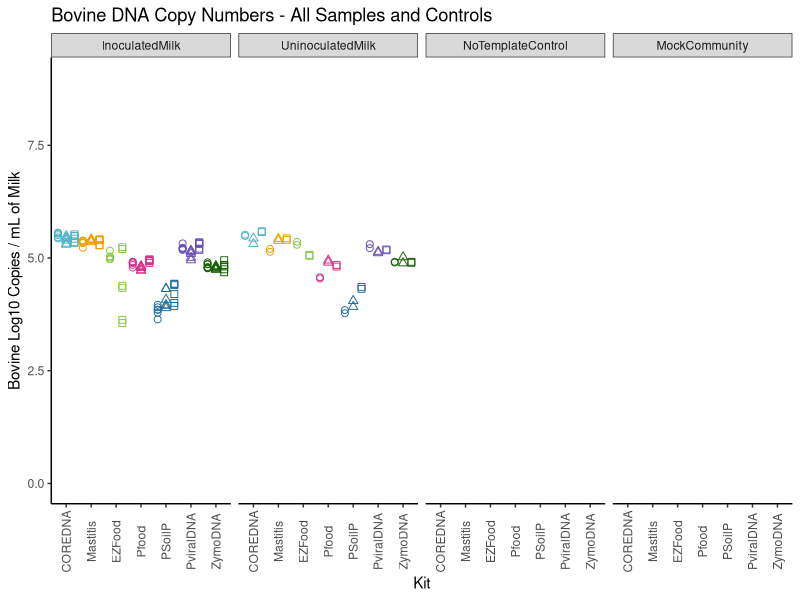
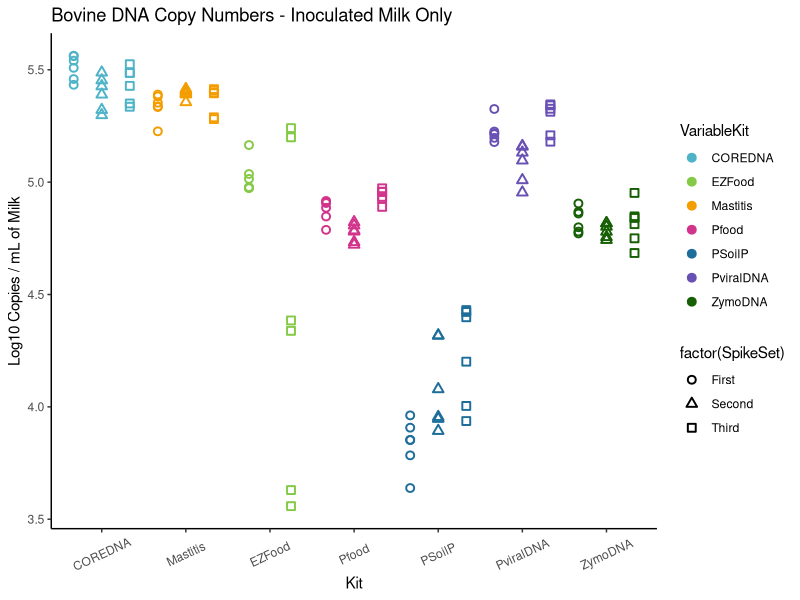
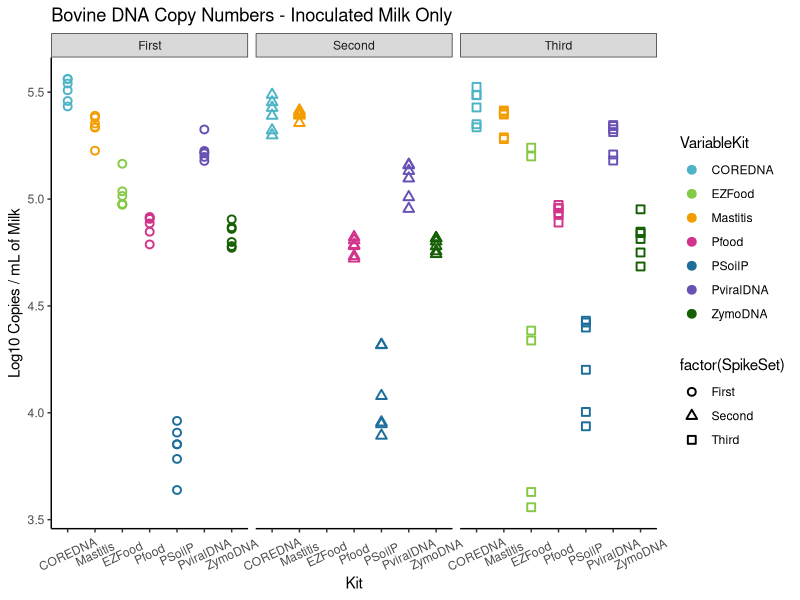
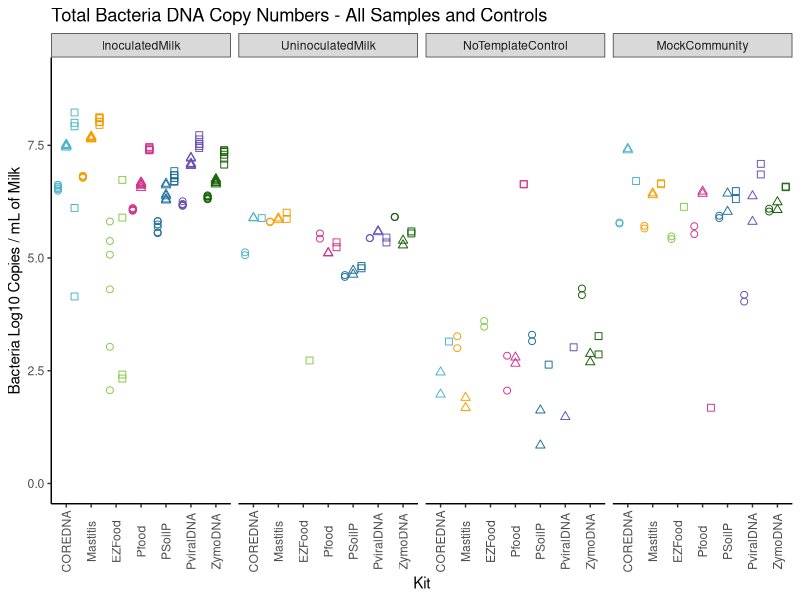
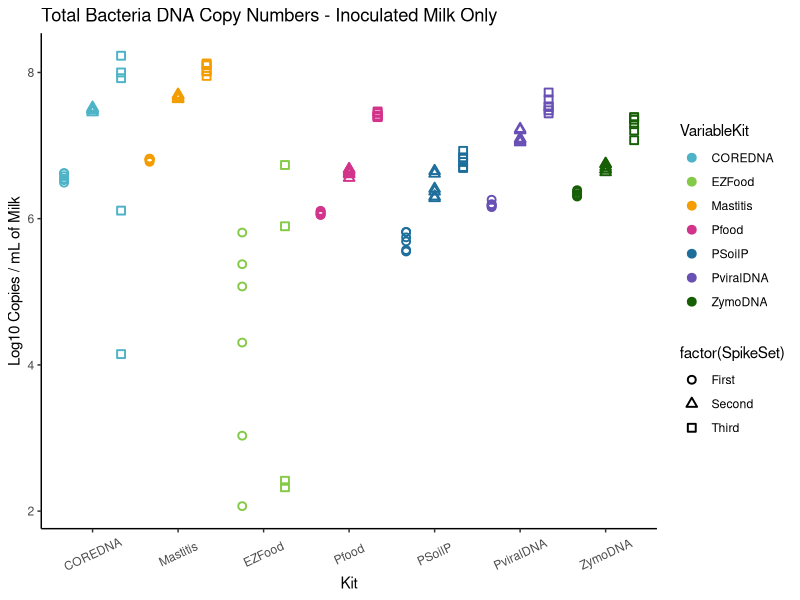
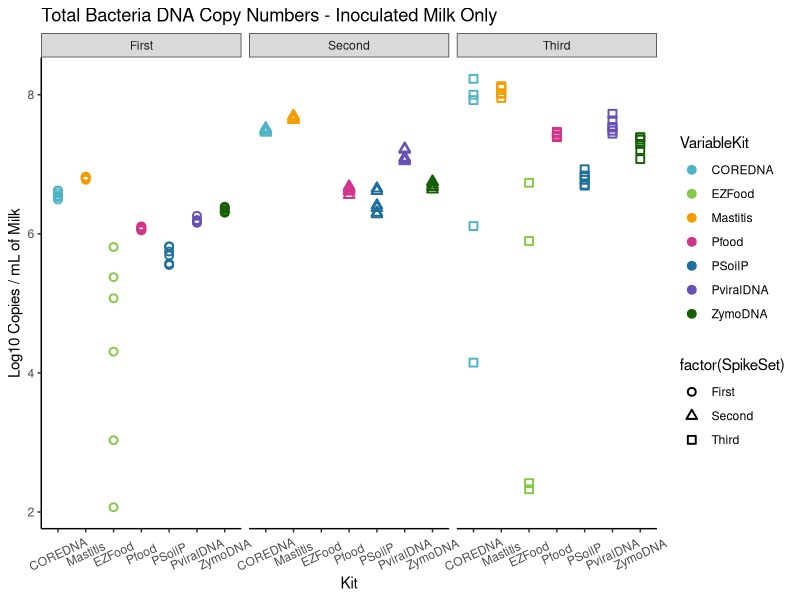
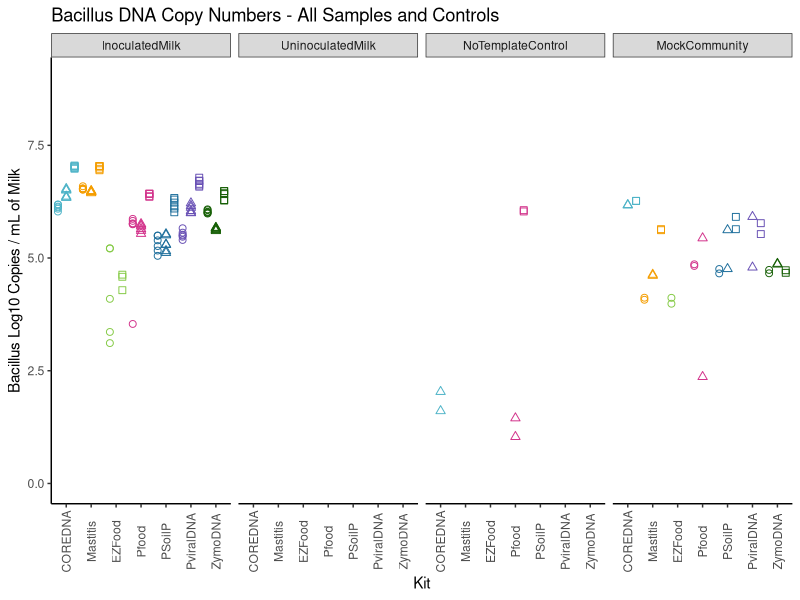
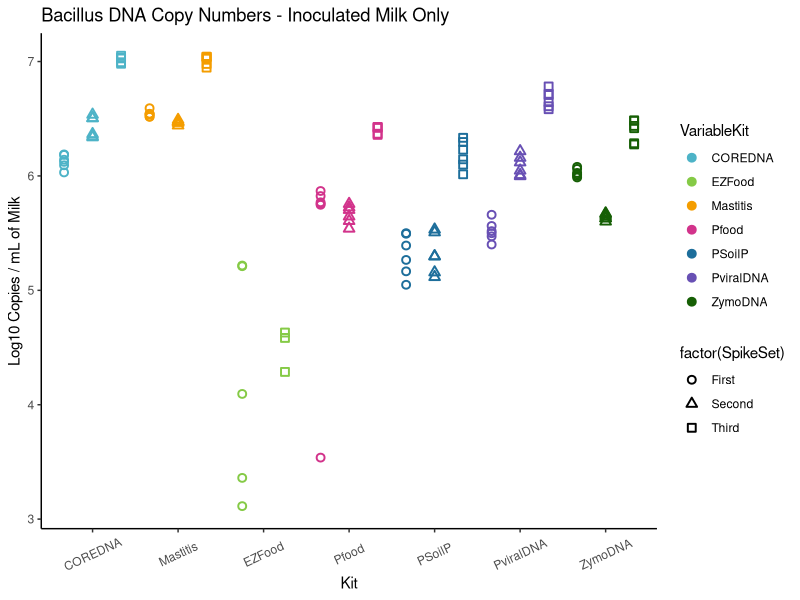

The R source for these figures, in order:
## ---- chunk 1
#Data File: CleanDNAprepData1.18.19
library(ggplot2)
library(dplyr)
library(emmeans)
library(multcompView)

#Read Data
AllData <- read.table("Inputs/CleanDNAprepData1.18.19.txt", sep="\t",  fill = TRUE, header=TRUE)
SampleData <- AllData %>% filter(VariableSampleType!="Standard", VariableSampleType!="NP40InoculatedMilk")
#dim (SampleData)
## ---- chunk 2

#Filter Subset from Sample Data
Bovine <- SampleData %>% filter(Assay=="Bovine DNA")
#dim(Bovine)

#Summary Statistics

Bovine.summary <- Bovine %>%
  group_by(VariableKit,VariableSampleType) %>%
  summarize(mean_LogCopiespermLofMilk=mean(LogCopiespermLofMilk,na.rm=T),
            st_dev=sd(LogCopiespermLofMilk,na.rm=T),
            n_total=n())%>%
  data.frame()

# Bovine: Milk Data and Controls
Bovine.Inn.Ctrl <- Bovine %>% filter(VariableSampleType!="NP40InoculatedMilk")
#dim(Bovine.Inn.Ctrl)

Bovine.InnOnly <- Bovine %>% filter(VariableSampleType=="InoculatedMilk", LogCopiespermLofMilk>0.001)
Bovine.InnOnly %>%
  group_by(VariableSpikeSet, VariableKit) %>%
  summarize(mean_LogCopies=mean(LogCopiespermLofMilk,na.rm=T),
            st_dev=sd(LogCopiespermLofMilk,na.rm=T),
            n_total=n())%>%
  data.frame()

#dim(Bovine.InnOnly)

Colors <- c("COREDNA" = "#4DB3C7", "EZFood"= "#85CA46", "Mastitis"= "#F49D00","Pfood"= "#D2338B", "PSoilP"="#1D6E9B", "PviralDNA"= "#6850B4", "ZymoDNA"="#165F05")


Bovine.Inn.Ctrl$VariableSampleType <- factor(Bovine.Inn.Ctrl$VariableSampleType, levels=c('InoculatedMilk', 'UninoculatedMilk', 'NoTemplateControl', 'MockCommunity'))

ggplot(data=Bovine.Inn.Ctrl, aes(VariableKit,LogCopiespermLofMilk, color= VariableKit, shape=SpikeSet), show.legend = F)+
  scale_shape_discrete(solid=F) +
  ylab ("Bovine Log10 Copies / mL of Milk")+  
  xlab ("Kit")+
  geom_point(aes(colour = VariableKit), size = 2, stroke = .5, position=position_jitterdodge(jitter.width=0, dodge.width = 1), show.legend = F) +
  facet_wrap(vars(VariableSampleType),nrow = 1)+
  ggtitle("Bovine DNA Copy Numbers - All Samples and Controls")+
  theme_bw()+
  ylim(0, 9)+
  scale_color_manual(values=Colors)+
  theme(panel.grid.major = element_blank())+
  theme(panel.grid.minor = element_blank())+
  theme(panel.background = element_blank())+
  theme(panel.border = element_blank())+
  theme(axis.line = element_line())+
  theme(axis.text.x=element_text(angle=90,vjust=0.5))+
  scale_x_discrete(limits=c("COREDNA", "Mastitis", "EZFood",  "Pfood", "PSoilP", "PviralDNA", "ZymoDNA"))

ggplot(Bovine.InnOnly, aes(VariableKit,LogCopiespermLofMilk,shape = factor(SpikeSet))) +
  scale_shape_discrete(solid=F) +
  geom_point(aes(colour = VariableKit), size = 2, stroke = 1, position=position_jitterdodge(jitter.width=0, dodge.width = 1)) +
  ylab ("Log10 Copies / mL of Milk")+
  xlab ("Kit")+
  ggtitle("Bovine DNA Copy Numbers - Inoculated Milk Only")+
  theme_bw()+
  scale_color_manual(values=Colors)+
  theme(panel.grid.major = element_blank())+
  theme(panel.grid.minor = element_blank())+
  theme(panel.background = element_blank())+
  theme(panel.border = element_blank())+
  theme(axis.line = element_line())+
  theme(axis.text.x=element_text(angle=25,vjust=0.5))+
  scale_x_discrete(limits=c("COREDNA", "Mastitis", "EZFood",  "Pfood", "PSoilP", "PviralDNA", "ZymoDNA"))

ggplot(Bovine.InnOnly, aes(VariableKit,LogCopiespermLofMilk,shape = factor(SpikeSet))) +
  scale_shape_discrete(solid=F) +
  geom_point(aes(colour = VariableKit), size = 2, stroke = 1, position=position_jitterdodge(jitter.width=0, dodge.width = 1)) +
  facet_wrap(~SpikeSet)+
  ylab ("Log10 Copies / mL of Milk")+
  xlab ("Kit")+
  ggtitle("Bovine DNA Copy Numbers - Inoculated Milk Only")+
  theme_bw()+
  scale_color_manual(values=Colors)+
  theme(panel.grid.major = element_blank())+
  theme(panel.grid.minor = element_blank())+
  theme(panel.background = element_blank())+
  theme(panel.border = element_blank())+
  theme(axis.line = element_line())+
  theme(axis.text.x=element_text(angle=25,vjust=0.5))+
  scale_x_discrete(limits=c("COREDNA", "Mastitis", "EZFood",  "Pfood", "PSoilP", "PviralDNA", "ZymoDNA"))
## ---- chunk 3
#Data File: CleanDNAprepData1.18.19
library(ggplot2)
library(dplyr)
library(emmeans)
library(multcompView)

#Filter Subset from Sample Data
TotalBacterialDNA <- SampleData %>% filter(Assay=="Total Bacterial DNA")
#dim(TotalBacterialDNA)

#Summary Statistics

TotalBacterialDNA.summary <- TotalBacterialDNA %>%
  group_by(VariableKit,VariableSampleType) %>%
  summarize(mean_LogCopiespermLofMilk=mean(LogCopiespermLofMilk,na.rm=T),
            st_dev=sd(LogCopiespermLofMilk,na.rm=T),
            n_total=n())%>%
  data.frame()

# Inoculated Milk Data
TotalBacterialDNA.InnOnly <- TotalBacterialDNA %>% filter(VariableSampleType=="InoculatedMilk", LogCopiespermLofMilk>0.001)
TotalBacterialDNA.InnOnly %>%
  group_by(VariableSpikeSet, VariableKit) %>%
  summarize(mean_LogCopiespermLofMilk=mean(LogCopiespermLofMilk,na.rm=T),
            st_dev=sd(LogCopiespermLofMilk,na.rm=T),
            n_total=n())%>%
  data.frame()

# Total Bacteria: Milk Data and Controls
Bacteria.Inn.Ctrl <- TotalBacterialDNA %>% filter(VariableSampleType!="NP40InoculatedMilk")
#dim(Bacteria.Inn.Ctrl)

Colors <- c("COREDNA" = "#4DB3C7", "EZFood"= "#85CA46", "Mastitis"= "#F49D00","Pfood"= "#D2338B", "PSoilP"="#1D6E9B", "PviralDNA"= "#6850B4", "ZymoDNA"="#165F05")


Bacteria.Inn.Ctrl$VariableSampleType <- factor(Bacteria.Inn.Ctrl$VariableSampleType, levels=c('InoculatedMilk', 'UninoculatedMilk', 'NoTemplateControl', 'MockCommunity'))

ggplot(data=Bacteria.Inn.Ctrl, aes(VariableKit,LogCopiespermLofMilk, color= VariableKit, shape=SpikeSet))+
  scale_shape_discrete(solid=F) +
  ylab ("Bacteria Log10 Copies / mL of Milk")+  
  xlab ("Kit")+
  geom_point(aes(colour = VariableKit), size = 2, stroke = .5, position=position_jitterdodge(jitter.width=0, dodge.width = 1), show.legend = F) +
  facet_wrap(vars(VariableSampleType),nrow = 1)+
  ggtitle("Total Bacteria DNA Copy Numbers - All Samples and Controls")+
  theme_bw()+
  ylim(0, 9)+
  scale_color_manual(values=Colors)+
  theme(panel.grid.major = element_blank())+
  theme(panel.grid.minor = element_blank())+
  theme(panel.background = element_blank())+
  theme(panel.border = element_blank())+
  theme(axis.line = element_line())+
  theme(axis.text.x=element_text(angle=90,vjust=0.5))+
  scale_x_discrete(limits=c("COREDNA", "Mastitis", "EZFood",  "Pfood", "PSoilP", "PviralDNA", "ZymoDNA"))

ggplot(TotalBacterialDNA.InnOnly, aes(VariableKit,LogCopiespermLofMilk,shape = factor(SpikeSet))) +
  scale_shape_discrete(solid=F) +
  geom_point(aes(colour = VariableKit), size = 2, stroke = 1, position=position_jitterdodge(jitter.width=0, dodge.width = 1)) +
  ylab ("Log10 Copies / mL of Milk")+
  xlab ("Kit")+
  ggtitle("Total Bacteria DNA Copy Numbers - Inoculated Milk Only")+
  theme_bw()+
  scale_color_manual(values=Colors)+
  theme(panel.grid.major = element_blank())+
  theme(panel.grid.minor = element_blank())+
  theme(panel.background = element_blank())+
  theme(panel.border = element_blank())+
  theme(axis.line = element_line())+
  theme(axis.text.x=element_text(angle=25,vjust=0.5))+
  scale_x_discrete(limits=c("COREDNA", "Mastitis", "EZFood",  "Pfood", "PSoilP", "PviralDNA", "ZymoDNA"))

ggplot(TotalBacterialDNA.InnOnly, aes(VariableKit,LogCopiespermLofMilk,shape = factor(SpikeSet))) +
  scale_shape_discrete(solid=F) +
  geom_point(aes(colour = VariableKit), size = 2, stroke = 1, position=position_jitterdodge(jitter.width=0, dodge.width = 1)) +
  facet_wrap(~SpikeSet)+
  ylab ("Log10 Copies / mL of Milk")+
  xlab ("Kit")+
  ggtitle("Total Bacteria DNA Copy Numbers - Inoculated Milk Only")+
  theme_bw()+
  scale_color_manual(values=Colors)+
  theme(panel.grid.major = element_blank())+
  theme(panel.grid.minor = element_blank())+
  theme(panel.background = element_blank())+
  theme(panel.border = element_blank())+
  theme(axis.line = element_line())+
  theme(axis.text.x=element_text(angle=25,vjust=0.5))+
  scale_x_discrete(limits=c("COREDNA", "Mastitis", "EZFood",  "Pfood", "PSoilP", "PviralDNA", "ZymoDNA"))


## ---- chunk 4
#Data File: CleanDNAprepData1.18.19
library(ggplot2)
library(dplyr)
library(emmeans)
library(multcompView)

#Filter Subset from Sample Data
Bacillus <- SampleData %>% filter(Assay=="Bacillus wiedmannii")
#dim(Bacillus)

#Summary Statistics

Bacillus.summary <- Bacillus %>%
  group_by(VariableKit,VariableSampleType) %>%
  summarize(mean_LogCopiespermLofMilk=mean(LogCopiespermLofMilk,na.rm=T),
            st_dev=sd(LogCopiespermLofMilk,na.rm=T),
            n_total=n())%>%
  data.frame()

# Inoculated Milk Data
Bacillus.InnOnly <- Bacillus %>% filter(VariableSampleType=="InoculatedMilk", LogCopiespermLofMilk>0.001)
Bacillus.InnOnly %>%
  group_by(VariableSpikeSet, VariableKit) %>%
  summarize(mean_LogCopiespermLofMilk=mean(LogCopiespermLofMilk,na.rm=T),
            st_dev=sd(LogCopiespermLofMilk,na.rm=T),
            n_total=n())%>%
  data.frame()

# Bacillus: Milk Data and Controls
Bacillus.Inn.Ctrl <- Bacillus %>% filter(VariableSampleType!="NP40InoculatedMilk")
#dim(Bacillus.Inn.Ctrl)

Colors <- c("COREDNA" = "#4DB3C7", "EZFood"= "#85CA46", "Mastitis"= "#F49D00","Pfood"= "#D2338B", "PSoilP"="#1D6E9B", "PviralDNA"= "#6850B4", "ZymoDNA"="#165F05")


Bacillus.Inn.Ctrl$VariableSampleType <- factor(Bacillus.Inn.Ctrl$VariableSampleType, levels=c('InoculatedMilk', 'UninoculatedMilk', 'NoTemplateControl', 'MockCommunity'))

ggplot(data=Bacillus.Inn.Ctrl, aes(VariableKit,LogCopiespermLofMilk, color= VariableKit, shape=SpikeSet))+
  scale_shape_discrete(solid=F) +
  ylab ("Bacillus Log10 Copies / mL of Milk")+  
  xlab ("Kit")+
  geom_point(aes(colour = VariableKit), size = 2, stroke = .5, position=position_jitterdodge(jitter.width=0, dodge.width = 1), show.legend = F) +
  facet_wrap(vars(VariableSampleType),nrow = 1)+
  ggtitle("Bacillus DNA Copy Numbers - All Samples and Controls")+
  theme_bw()+
  ylim(0, 9)+
  scale_color_manual(values=Colors)+
  theme(panel.grid.major = element_blank())+
  theme(panel.grid.minor = element_blank())+
  theme(panel.background = element_blank())+
  theme(panel.border = element_blank())+
  theme(axis.line = element_line())+
  theme(axis.text.x=element_text(angle=90,vjust=0.5))+
  scale_x_discrete(limits=c("COREDNA", "Mastitis", "EZFood",  "Pfood", "PSoilP", "PviralDNA", "ZymoDNA"))

ggplot(Bacillus.InnOnly, aes(VariableKit,LogCopiespermLofMilk,shape = factor(SpikeSet))) +
  scale_shape_discrete(solid=F) +
  geom_point(aes(colour = VariableKit), size = 2, stroke = 1, position=position_jitterdodge(jitter.width=0, dodge.width = 1)) +
  ylab ("Log10 Copies / mL of Milk")+
  xlab ("Kit")+
  ggtitle("Bacillus DNA Copy Numbers - Inoculated Milk Only")+
  theme_bw()+
  scale_color_manual(values=Colors)+
  theme(panel.grid.major = element_blank())+
  theme(panel.grid.minor = element_blank())+
  theme(panel.background = element_blank())+
  theme(panel.border = element_blank())+
  theme(axis.line = element_line())+
  theme(axis.text.x=element_text(angle=25,vjust=0.5))+
  scale_x_discrete(limits=c("COREDNA", "Mastitis", "EZFood",  "Pfood", "PSoilP", "PviralDNA", "ZymoDNA"))

ggplot(Bacillus.InnOnly, aes(VariableKit,LogCopiespermLofMilk,shape = factor(SpikeSet))) +
  scale_shape_discrete(solid=F) +
  geom_point(aes(colour = VariableKit), size = 2, stroke = 1, position=position_jitterdodge(jitter.width=0, dodge.width = 1)) +
  facet_wrap(~SpikeSet)+
  ylab ("Log10 Copies / mL of Milk")+
  xlab ("Kit")+
  ggtitle("Bacillus DNA Copy Numbers - Inoculated Milk Only")+
  theme_bw()+
  scale_color_manual(values=Colors)+
  theme(panel.grid.major = element_blank())+
  theme(panel.grid.minor = element_blank())+
  theme(panel.background = element_blank())+
  theme(panel.border = element_blank())+
  theme(axis.line = element_line())+
  theme(axis.text.x=element_text(angle=25,vjust=0.5))+
  scale_x_discrete(limits=c("COREDNA", "Mastitis", "EZFood",  "Pfood", "PSoilP", "PviralDNA", "ZymoDNA"))
## ---- chunk 5
#Data File: CleanDNAprepData1.18.19
library(ggplot2)
library(dplyr)
library(emmeans)
library(multcompView)

#Filter Subset from Sample Data
Listeria <- SampleData %>% filter(Assay=="Listeria monocytogenes")
#dim(Listeria)

#Summary Statistics

Listeria.summary <- Listeria %>%
 group_by(VariableKit,VariableSampleType) %>%
  summarize(mean_LogCopiespermLofMilk=mean(LogCopiespermLofMilk,na.rm=T),
            st_dev=sd(LogCopiespermLofMilk,na.rm=T),
            n_total=n())%>%
  data.frame()

# Inoculated Milk Data
Listeria.InnOnly <- Listeria %>% filter(VariableSampleType=="InoculatedMilk", LogCopiespermLofMilk>0.001)
Listeria.InnOnly %>%
  group_by(VariableSpikeSet, VariableKit) %>%
  summarize(mean_LogCopiespermLofMilk=mean(LogCopiespermLofMilk,na.rm=T),
            st_dev=sd(LogCopiespermLofMilk,na.rm=T),
            n_total=n())%>%
  data.frame()

# Listeria: Milk Data and Controls
Listeria.Inn.Ctrl <- Listeria %>% filter(VariableSampleType!="NP40InoculatedMilk")
#dim(Listeria.Inn.Ctrl)

Colors <- c("COREDNA" = "#4DB3C7", "EZFood"= "#85CA46", "Mastitis"= "#F49D00","Pfood"= "#D2338B", "PSoilP"="#1D6E9B", "PviralDNA"= "#6850B4", "ZymoDNA"="#165F05")


Listeria.Inn.Ctrl$VariableSampleType <- factor(Listeria.Inn.Ctrl$VariableSampleType, levels=c('InoculatedMilk', 'UninoculatedMilk', 'NoTemplateControl', 'MockCommunity'))

ggplot(data=Listeria.Inn.Ctrl, aes(VariableKit,LogCopiespermLofMilk, color= VariableKit, shape=SpikeSet))+
  scale_shape_discrete(solid=F) +
  ylab ("Listeria Log10 Copies / mL of Milk")+  
  xlab ("Kit")+
  geom_point(aes(colour = VariableKit), size = 2, stroke = .5, position=position_jitterdodge(jitter.width=0, dodge.width = 1),show.legend = F) +
  facet_wrap(vars(VariableSampleType),nrow = 1)+
  ggtitle("Listeria DNA Copy Numbers - All Samples and Controls")+
  theme_bw()+
  ylim(0, 9)+
  scale_color_manual(values=Colors)+
  theme(panel.grid.major = element_blank())+
  theme(panel.grid.minor = element_blank())+
  theme(panel.background = element_blank())+
  theme(panel.border = element_blank())+
  theme(axis.line = element_line())+
  theme(axis.text.x=element_text(angle=90,vjust=0.5))+
  scale_x_discrete(limits=c("COREDNA", "Mastitis", "EZFood",  "Pfood", "PSoilP", "PviralDNA", "ZymoDNA"))

ggplot(Listeria.InnOnly, aes(VariableKit,LogCopiespermLofMilk,shape = factor(SpikeSet))) +
  scale_shape_discrete(solid=F) +
  geom_point(aes(colour = VariableKit), size = 2, stroke = 1, position=position_jitterdodge(jitter.width=0, dodge.width = 1)) +
  ylab ("Log10 Copies / mL of Milk")+
  xlab ("Kit")+
  ggtitle("Listeria DNA Copy Numbers - Inoculated Milk Only")+
  theme_bw()+
  scale_color_manual(values=Colors)+
  theme(panel.grid.major = element_blank())+
  theme(panel.grid.minor = element_blank())+
  theme(panel.background = element_blank())+
  theme(panel.border = element_blank())+
  theme(axis.line = element_line())+
  theme(axis.text.x=element_text(angle=25,vjust=0.5))+
  scale_x_discrete(limits=c("COREDNA", "Mastitis", "EZFood",  "Pfood", "PSoilP", "PviralDNA", "ZymoDNA"))

ggplot(Listeria.InnOnly, aes(VariableKit,LogCopiespermLofMilk,shape = factor(SpikeSet))) +
  scale_shape_discrete(solid=F) +
  geom_point(aes(colour = VariableKit), size = 2, stroke = 1, position=position_jitterdodge(jitter.width=0, dodge.width = 1)) +
  facet_wrap(~SpikeSet)+
  ylab ("Log10 Copies / mL of Milk")+
  xlab ("Kit")+
  ggtitle("Listeria DNA Copy Numbers - Inoculated Milk Only")+
  theme_bw()+
  scale_color_manual(values=Colors)+
  theme(panel.grid.major = element_blank())+
  theme(panel.grid.minor = element_blank())+
  theme(panel.background = element_blank())+
  theme(panel.border = element_blank())+
  theme(axis.line = element_line())+
  theme(axis.text.x=element_text(angle=25,vjust=0.5))+
  scale_x_discrete(limits=c("COREDNA", "Mastitis", "EZFood",  "Pfood", "PSoilP", "PviralDNA", "ZymoDNA"))
## ---- chunk 6
#Data File: CleanDNAprepData1.18.19
library(ggplot2)
library(dplyr)
library(emmeans)
library(multcompView)

#Filter Subset from Sample Data
Mycobacterium <- SampleData %>% filter(Assay=="Mycobacterium smegmatis")
#dim(Mycobacterium)

#Summary Statistics

Mycobacterium.summary <- Mycobacterium %>%
  group_by(VariableKit,VariableSampleType) %>%
  summarize(mean_LogCopiespermLofMilk=mean(LogCopiespermLofMilk,na.rm=T),
            st_dev=sd(LogCopiespermLofMilk,na.rm=T),
            n_total=n())%>%
  data.frame()

# Inoculated Milk Data
Mycobacterium.InnOnly <- Mycobacterium %>% filter(VariableSampleType=="InoculatedMilk", LogCopiespermLofMilk>0.001)
Mycobacterium.InnOnly %>%
  group_by(VariableSpikeSet, VariableKit) %>%
  summarize(mean_LogCopiespermLofMilk=mean(LogCopiespermLofMilk,na.rm=T),
            st_dev=sd(LogCopiespermLofMilk,na.rm=T),
            n_total=n())%>%
  data.frame()

# Mycobacterium: Milk Data and Controls
Mycobacterium.Inn.Ctrl <- Mycobacterium %>% filter(VariableSampleType!="NP40InoculatedMilk")
#dim(Mycobacterium.Inn.Ctrl)

Colors <- c("COREDNA" = "#4DB3C7", "EZFood"= "#85CA46", "Mastitis"= "#F49D00","Pfood"= "#D2338B", "PSoilP"="#1D6E9B", "PviralDNA"= "#6850B4", "ZymoDNA"="#165F05")


Mycobacterium.Inn.Ctrl$VariableSampleType <- factor(Mycobacterium.Inn.Ctrl$VariableSampleType, levels=c('InoculatedMilk', 'UninoculatedMilk', 'NoTemplateControl', 'MockCommunity'))

ggplot(data=Mycobacterium.Inn.Ctrl, aes(VariableKit,LogCopiespermLofMilk, color= VariableKit, shape=SpikeSet))+
  scale_shape_discrete(solid=F) +
  ylab ("Mycobacterium Log10 Copies / mL of Milk")+  
  xlab ("Kit")+
  geom_point(aes(colour = VariableKit), size = 2, stroke = .5, position=position_jitterdodge(jitter.width=0, dodge.width = 1), show.legend = F) +
  facet_wrap(vars(VariableSampleType),nrow = 1)+
  ggtitle("Mycobacterium DNA Copy Numbers - All Samples and Controls")+
  theme_bw()+
  ylim(0, 9)+
  scale_color_manual(values=Colors)+
  theme(panel.grid.major = element_blank())+
  theme(panel.grid.minor = element_blank())+
  theme(panel.background = element_blank())+
  theme(panel.border = element_blank())+
  theme(axis.line = element_line())+
  theme(axis.text.x=element_text(angle=90,vjust=0.5))+
  scale_x_discrete(limits=c("COREDNA", "Mastitis", "EZFood",  "Pfood", "PSoilP", "PviralDNA", "ZymoDNA"))

ggplot(Mycobacterium.InnOnly, aes(VariableKit,LogCopiespermLofMilk,shape = factor(SpikeSet))) +
  scale_shape_discrete(solid=F) +
  geom_point(aes(colour = VariableKit), size = 2, stroke = 1, position=position_jitterdodge(jitter.width=0, dodge.width = 1)) +
  ylab ("Log10 Copies / mL of Milk")+
  xlab ("Kit")+
  ggtitle("Mycobacterium DNA Copy Numbers - Inoculated Milk Only")+
  theme_bw()+
  scale_color_manual(values=Colors)+
  theme(panel.grid.major = element_blank())+
  theme(panel.grid.minor = element_blank())+
  theme(panel.background = element_blank())+
  theme(panel.border = element_blank())+
  theme(axis.line = element_line())+
  theme(axis.text.x=element_text(angle=25,vjust=0.5))+
  scale_x_discrete(limits=c("COREDNA", "Mastitis", "EZFood",  "Pfood", "PSoilP", "PviralDNA", "ZymoDNA"))

ggplot(Mycobacterium.InnOnly, aes(VariableKit,LogCopiespermLofMilk,shape = factor(SpikeSet))) +
  scale_shape_discrete(solid=F) +
  geom_point(aes(colour = VariableKit), size = 2, stroke = 1, position=position_jitterdodge(jitter.width=0, dodge.width = 1)) +
  facet_wrap(~SpikeSet)+
  ylab ("Log10 Copies / mL of Milk")+
  xlab ("Kit")+
  ggtitle("Mycobacterium DNA Copy Numbers - Inoculated Milk Only")+
  theme_bw()+
  scale_color_manual(values=Colors)+
  theme(panel.grid.major = element_blank())+
  theme(panel.grid.minor = element_blank())+
  theme(panel.background = element_blank())+
  theme(panel.border = element_blank())+
  theme(axis.line = element_line())+
  theme(axis.text.x=element_text(angle=25,vjust=0.5))+
  scale_x_discrete(limits=c("COREDNA", "Mastitis", "EZFood",  "Pfood", "PSoilP", "PviralDNA", "ZymoDNA"))

## ---- chunk 7
#Data File: CleanDNAprepData1.18.19
library(ggplot2)
library(dplyr)
library(emmeans)
library(multcompView)

#Filter Subset from Sample Data
Salmonella <- SampleData %>% filter(Assay=="Salmonella sp.")
#dim(Salmonella)

#Summary Statistics

Salmonella.summary <- Salmonella %>%
  group_by(VariableKit,VariableSampleType) %>%
  summarize(mean_LogCopiespermLofMilk=mean(LogCopiespermLofMilk,na.rm=T),
            st_dev=sd(LogCopiespermLofMilk,na.rm=T),
            n_total=n())%>%
  data.frame()
 
# Inoculated Milk Data
Salmonella.InnOnly <- Salmonella %>% filter(VariableSampleType=="InoculatedMilk", LogCopiespermLofMilk>0.001)
Salmonella.InnOnly %>%
  group_by(VariableSpikeSet, VariableKit) %>%
  summarize(mean_LogCopiespermLofMilk=mean(LogCopiespermLofMilk,na.rm=T),
            st_dev=sd(LogCopiespermLofMilk,na.rm=T),
            n_total=n())%>%
  data.frame()

# Salmonella: Milk Data and Controls
Salmonella.Inn.Ctrl <- Salmonella %>% filter(VariableSampleType!="NP40InoculatedMilk")
#dim(Salmonella.Inn.Ctrl)

Colors <- c("COREDNA" = "#4DB3C7", "EZFood"= "#85CA46", "Mastitis"= "#F49D00","Pfood"= "#D2338B", "PSoilP"="#1D6E9B", "PviralDNA"= "#6850B4", "ZymoDNA"="#165F05")


Salmonella.Inn.Ctrl$VariableSampleType <- factor(Salmonella.Inn.Ctrl$VariableSampleType, levels=c('InoculatedMilk', 'UninoculatedMilk', 'NoTemplateControl', 'MockCommunity'))

ggplot(data=Salmonella.Inn.Ctrl, aes(VariableKit,LogCopiespermLofMilk, color= VariableKit, shape=SpikeSet))+
  scale_shape_discrete(solid=F) +
  ylab ("Salmonella Log10 Copies / mL of Milk")+  
  xlab ("Kit")+
  geom_point(aes(colour = VariableKit), size = 2, stroke = .5, position=position_jitterdodge(jitter.width=0, dodge.width = 1), show.legend = F) +
  facet_wrap(vars(VariableSampleType),nrow = 1)+
  ggtitle("Salmonella DNA Copy Numbers - All Samples and Controls")+
  theme_bw()+
  ylim(0, 9)+
  scale_color_manual(values=Colors)+
  theme(panel.grid.major = element_blank())+
  theme(panel.grid.minor = element_blank())+
  theme(panel.background = element_blank())+
  theme(panel.border = element_blank())+
  theme(axis.line = element_line())+
  theme(axis.text.x=element_text(angle=90,vjust=0.5))+
  scale_x_discrete(limits=c("COREDNA", "Mastitis", "EZFood",  "Pfood", "PSoilP", "PviralDNA", "ZymoDNA"))

ggplot(Salmonella.InnOnly, aes(VariableKit,LogCopiespermLofMilk,shape = factor(SpikeSet))) +
  scale_shape_discrete(solid=F) +
  geom_point(aes(colour = VariableKit), size = 2, stroke = 1, position=position_jitterdodge(jitter.width=0, dodge.width = 1)) +
  ylab ("Log10 Copies / mL of Milk")+
  xlab ("Kit")+
  ggtitle("Salmonella DNA Copy Numbers - Inoculated Milk Only")+
  theme_bw()+
  scale_color_manual(values=Colors)+
  theme(panel.grid.major = element_blank())+
  theme(panel.grid.minor = element_blank())+
  theme(panel.background = element_blank())+
  theme(panel.border = element_blank())+
  theme(axis.line = element_line())+
  theme(axis.text.x=element_text(angle=25,vjust=0.5))+
  scale_x_discrete(limits=c("COREDNA", "Mastitis", "EZFood",  "Pfood", "PSoilP", "PviralDNA", "ZymoDNA"))

ggplot(Salmonella.InnOnly, aes(VariableKit,LogCopiespermLofMilk,shape = factor(SpikeSet))) +
  scale_shape_discrete(solid=F) +
  geom_point(aes(colour = VariableKit), size = 2, stroke = 1, position=position_jitterdodge(jitter.width=0, dodge.width = 1)) +
  facet_wrap(~SpikeSet)+
  ylab ("Log10 Copies / mL of Milk")+
  xlab ("Kit")+
  ggtitle("Salmonella DNA Copy Numbers - Inoculated Milk Only")+
  theme_bw()+
  scale_color_manual(values=Colors)+
  theme(panel.grid.major = element_blank())+
  theme(panel.grid.minor = element_blank())+
  theme(panel.background = element_blank())+
  theme(panel.border = element_blank())+
  theme(axis.line = element_line())+
  theme(axis.text.x=element_text(angle=25,vjust=0.5))+
  scale_x_discrete(limits=c("COREDNA", "Mastitis", "EZFood",  "Pfood", "PSoilP", "PviralDNA", "ZymoDNA"))
